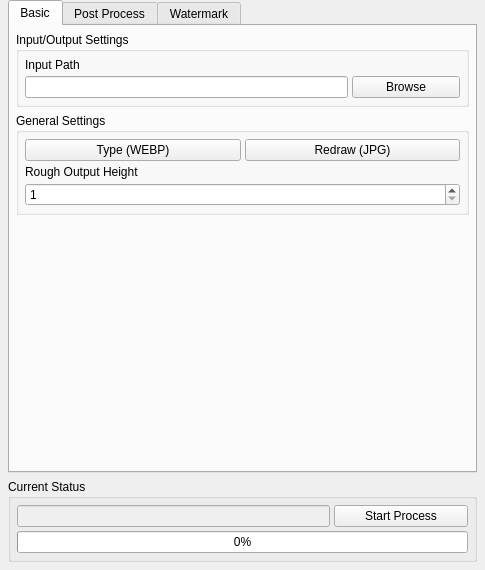
<?xml version="1.0" encoding="UTF-8"?>
<ui version="4.0">
 <class>SmartStitchWindow</class>
 <widget class="QMainWindow" name="SmartStitchWindow">
  <property name="geometry">
   <rect>
    <x>0</x>
    <y>0</y>
    <width>485</width>
    <height>435</height>
   </rect>
  </property>
  <property name="windowTitle">
    <string>MedStitch</string>
  </property>
  <property name="windowIcon">
   <iconset>
    <normaloff>../assets/SmartStitchLogo.png</normaloff>../assets/SmartStitchLogo.png</iconset>
  </property>
  <widget class="QWidget" name="centralwidget">
   <layout class="QVBoxLayout" name="verticalLayout">
    <property name="leftMargin">
     <number>8</number>
    </property>
    <property name="topMargin">
     <number>0</number>
    </property>
    <property name="rightMargin">
     <number>8</number>
    </property>
    <property name="bottomMargin">
     <number>8</number>
    </property>
    <item>
     <widget class="QTabWidget" name="mainTabWidget">
      <property name="currentIndex">
       <number>0</number>
      </property>
      <widget class="QWidget" name="mainTab">
       <attribute name="title">
        <string>Basic</string>
       </attribute>
       <layout class="QVBoxLayout" name="verticalLayout_3">
        <property name="leftMargin">
         <number>6</number>
        </property>
        <property name="topMargin">
         <number>6</number>
        </property>
        <property name="rightMargin">
         <number>6</number>
        </property>
        <property name="bottomMargin">
         <number>6</number>
        </property>
        <item>
         <widget class="QGroupBox" name="browseGroupBox">
          <property name="title">
           <string>Input/Output Settings</string>
          </property>
          <layout class="QVBoxLayout" name="verticalLayout_2">
           <property name="spacing">
            <number>4</number>
           </property>
           <property name="leftMargin">
            <number>6</number>
           </property>
           <property name="topMargin">
            <number>6</number>
           </property>
           <property name="rightMargin">
            <number>6</number>
           </property>
           <property name="bottomMargin">
            <number>6</number>
           </property>
           <item>
            <widget class="QLabel" name="inputLabel">
             <property name="text">
              <string>Input Path</string>
             </property>
            </widget>
           </item>
           <item>
            <layout class="QHBoxLayout" name="horizontalLayout" stretch="3,1">
             <item>
              <widget class="QLineEdit" name="inputField"/>
             </item>
             <item>
              <widget class="QPushButton" name="browseButton">
               <property name="text">
                <string>Browse</string>
               </property>
              </widget>
             </item>
            </layout>
           </item>
          </layout>
         </widget>
        </item>
        <item>
         <widget class="QGroupBox" name="generalGroupBox">
          <property name="title">
           <string>General Settings</string>
          </property>
          <layout class="QVBoxLayout" name="verticalLayout_5">
           <property name="spacing">
            <number>4</number>
           </property>
           <property name="leftMargin">
            <number>6</number>
           </property>
           <property name="topMargin">
            <number>6</number>
           </property>
           <property name="rightMargin">
            <number>6</number>
           </property>
           <property name="bottomMargin">
            <number>6</number>
           </property>
           <item>
            <layout class="QHBoxLayout" name="presetButtonsLayout" stretch="1,1">
             <property name="bottomMargin">
              <number>0</number>
             </property>
             <item>
              <widget class="QPushButton" name="typeButton">
               <property name="text">
                <string>Type (WEBP)</string>
               </property>
              </widget>
             </item>
             <item>
              <widget class="QPushButton" name="redrawButton">
               <property name="text">
                <string>Redraw (JPG)</string>
               </property>
              </widget>
             </item>
            </layout>
           </item>
           <item>
            <widget class="QLabel" name="heightLabel">
             <property name="text">
              <string>Rough Output Height</string>
             </property>
            </widget>
           </item>
           <item>
            <widget class="QSpinBox" name="heightField">
             <property name="minimum">
              <number>1</number>
             </property>
             <property name="maximum">
              <number>999999999</number>
             </property>
            </widget>
           </item>
          </layout>
         </widget>
        </item>
        <item>
         <spacer name="verticalSpacer">
          <property name="orientation">
           <enum>Qt::Vertical</enum>
          </property>
          <property name="sizeHint" stdset="0">
           <size>
            <width>20</width>
            <height>40</height>
           </size>
          </property>
         </spacer>
        </item>
       </layout>
      </widget>
      <widget class="QWidget" name="postProcessTab">
       <attribute name="title">
        <string>Post Process</string>
       </attribute>
       <layout class="QVBoxLayout" name="postProcessVerticalLayout">
        <property name="leftMargin">
         <number>6</number>
        </property>
        <property name="topMargin">
         <number>6</number>
        </property>
        <property name="rightMargin">
         <number>6</number>
        </property>
        <property name="bottomMargin">
         <number>6</number>
        </property>
        <item>
         <widget class="QGroupBox" name="postProcessGroupBox">
          <property name="title">
           <string>Post Process Settings</string>
          </property>
          <layout class="QVBoxLayout" name="verticalLayout_7">
           <property name="spacing">
            <number>4</number>
           </property>
           <property name="leftMargin">
            <number>6</number>
           </property>
           <property name="topMargin">
            <number>6</number>
           </property>
           <property name="rightMargin">
            <number>6</number>
           </property>
           <property name="bottomMargin">
            <number>6</number>
           </property>
           <item>
            <widget class="QCheckBox" name="runProcessCheckbox">
             <property name="text">
              <string>Ativar pós-processamento (Waifu2x)</string>
             </property>
            </widget>
           </item>
           <item>
            <widget class="QCheckBox" name="runComicZipCheckbox">
             <property name="text">
              <string>Zipar após o pós-processamento</string>
             </property>
            </widget>
           </item>
           <item>
            <widget class="QCheckBox" name="parallelProcessingCheckbox">
             <property name="text">
              <string>Processar subpastas em paralelo</string>
             </property>
            </widget>
           </item>
           <item>
            <layout class="QHBoxLayout" name="waifuButtonsLayout" stretch="1,1">
             <property name="bottomMargin">
              <number>0</number>
             </property>
             <item>
              <widget class="QPushButton" name="installWaifu2xButton">
               <property name="text">
                <string>Instalar Waifu2X</string>
               </property>
              </widget>
             </item>
             <item>
              <widget class="QPushButton" name="repairWaifu2xButton">
               <property name="text">
                <string>Reparar Waifu2X</string>
               </property>
              </widget>
             </item>
            </layout>
           </item>
           <item>
            <layout class="QHBoxLayout" name="contextMenuButtonsLayout" stretch="1,1">
             <property name="bottomMargin">
              <number>0</number>
             </property>
             <item>
              <widget class="QPushButton" name="installContextMenuButton">
               <property name="text">
                  <string>Adicionar MedStitch ao botão direito</string>
               </property>
              </widget>
             </item>
             <item>
              <widget class="QPushButton" name="removeContextMenuButton">
               <property name="text">
                  <string>Remover MedStitch do botão direito</string>
               </property>
              </widget>
             </item>
            </layout>
           </item>
             <item>
              <layout class="QHBoxLayout" name="appActionsLayout">
               <item>
                <widget class="QPushButton" name="updateAppButton">
                 <property name="text">
                  <string>Verificar Atualizacao do App</string>
                 </property>
                </widget>
               </item>
              </layout>
             </item>
          </layout>
         </widget>
        </item>
        <item>
         <widget class="QTextEdit" name="processConsoleField">
          <property name="enabled">
           <bool>true</bool>
          </property>
          <property name="sizeAdjustPolicy">
           <enum>QAbstractScrollArea::AdjustToContents</enum>
          </property>
          <property name="readOnly">
           <bool>true</bool>
          </property>
         </widget>
        </item>
       </layout>
      </widget>
      <widget class="QWidget" name="watermarkTab">
       <attribute name="title">
        <string>Watermark</string>
       </attribute>
       <layout class="QVBoxLayout" name="watermarkVerticalLayout">
        <property name="leftMargin">
         <number>6</number>
        </property>
        <property name="topMargin">
         <number>6</number>
        </property>
        <property name="rightMargin">
         <number>6</number>
        </property>
        <property name="bottomMargin">
         <number>6</number>
        </property>
        <item>
         <widget class="QGroupBox" name="watermarkFullpageGroupBox">
          <property name="title">
           <string>Marca d'água de Página Inteira</string>
          </property>
          <layout class="QVBoxLayout" name="wmFullpageLayout">
           <property name="spacing">
            <number>4</number>
           </property>
           <item>
            <widget class="QCheckBox" name="watermarkFullpageEnabledCheckbox">
             <property name="text">
              <string>Marca d'água de Página Inteira (em blocos uniformes)</string>
             </property>
            </widget>
           </item>
           <item>
            <layout class="QHBoxLayout" name="wmFullpagePathLayout">
             <item>
              <widget class="QLineEdit" name="watermarkFullpagePathField">
               <property name="placeholderText">
                <string>Imagens de página inteira (separados por ;)</string>
               </property>
              </widget>
             </item>
             <item>
              <widget class="QPushButton" name="browseWatermarkFullpageButton">
               <property name="text">
                <string>...</string>
               </property>
               <property name="maximumSize">
                <size>
                 <width>40</width>
                 <height>16777215</height>
                </size>
               </property>
              </widget>
             </item>
            </layout>
           </item>
           <item>
            <layout class="QHBoxLayout" name="wmFullpageThresholdLayout">
             <item>
              <widget class="QLabel" name="wmFullpageThresholdLabel">
               <property name="text">
                <string>Threshold (uniformidade):</string>
               </property>
               <property name="toolTip">
                <string>Define o quão uniforme uma área precisa ser para receber a marca d'água.
Valores mais baixos (ex: 150) = aceita áreas com mais variação de cor
Valores mais altos (ex: 230) = só aceita áreas muito uniformes (quase totalmente brancas/pretas)
Recomendado: 200</string>
               </property>
              </widget>
             </item>
             <item>
              <widget class="QSpinBox" name="watermarkFullpageThresholdSpin">
               <property name="toolTip">
                <string>Define o quão uniforme uma área precisa ser para receber a marca d'água.
Valores mais baixos (ex: 150) = aceita áreas com mais variação de cor
Valores mais altos (ex: 230) = só aceita áreas muito uniformes (quase totalmente brancas/pretas)
Recomendado: 200</string>
               </property>
               <property name="minimum">
                <number>0</number>
               </property>
               <property name="maximum">
                <number>255</number>
               </property>
               <property name="value">
                <number>200</number>
               </property>
              </widget>
             </item>
             <item>
              <widget class="QLabel" name="wmFullpageMaxLabel">
               <property name="text">
                <string>Máx por página:</string>
               </property>
              </widget>
             </item>
             <item>
              <widget class="QSpinBox" name="watermarkFullpageMaxSpin">
               <property name="minimum">
                <number>0</number>
               </property>
               <property name="maximum">
                <number>999</number>
               </property>
               <property name="value">
                <number>1</number>
               </property>
              </widget>
             </item>
            </layout>
           </item>
           <item>
            <layout class="QHBoxLayout" name="wmFullpageInsertLayout">
             <item>
              <widget class="QCheckBox" name="watermarkFullpageInsertModeCheckbox">
               <property name="text">
                <string>Modo inserção (cortar e inserir)</string>
               </property>
               <property name="toolTip">
                <string>Se ativado, a marca d'água será inserida cortando a imagem no meio da área uniforme.
Se desativado, a marca d'água será sobreposta na imagem sem alterar o tamanho.</string>
               </property>
               <property name="checked">
                <bool>true</bool>
               </property>
              </widget>
             </item>
             <item>
              <widget class="QLabel" name="wmFullpageMinAreaLabel">
               <property name="text">
                <string>Altura mín. da área:</string>
               </property>
               <property name="toolTip">
                <string>Altura mínima (em pixels) que uma área uniforme precisa ter para receber a marca d'água.
Exemplo: Se a marca d'água tem 150px e este valor é 400px, só áreas uniformes com 400px+ receberão a marca.</string>
               </property>
              </widget>
             </item>
             <item>
              <widget class="QSpinBox" name="watermarkFullpageMinAreaSpin">
               <property name="toolTip">
                <string>Altura mínima (em pixels) que uma área uniforme precisa ter para receber a marca d'água.
Exemplo: Se a marca d'água tem 150px e este valor é 400px, só áreas uniformes com 400px+ receberão a marca.</string>
               </property>
               <property name="minimum">
                <number>100</number>
               </property>
               <property name="maximum">
                <number>2000</number>
               </property>
               <property name="value">
                <number>400</number>
               </property>
              </widget>
             </item>
            </layout>
           </item>
          </layout>
         </widget>
        </item>
        <item>
         <widget class="QGroupBox" name="watermarkOverlayGroupBox">
          <property name="title">
           <string>Marca d'água de Sobreposição</string>
          </property>
          <layout class="QVBoxLayout" name="wmOverlayLayout">
           <property name="spacing">
            <number>4</number>
           </property>
           <item>
            <widget class="QCheckBox" name="watermarkOverlayEnabledCheckbox">
             <property name="text">
              <string>Marca d'água de Sobreposição (menor, com transparência)</string>
             </property>
            </widget>
           </item>
           <item>
            <layout class="QHBoxLayout" name="wmOverlayPathLayout">
             <item>
              <widget class="QLineEdit" name="watermarkOverlayPathField">
               <property name="placeholderText">
                <string>Imagens de sobreposição (separados por ;)</string>
               </property>
              </widget>
             </item>
             <item>
              <widget class="QPushButton" name="browseWatermarkOverlayButton">
               <property name="text">
                <string>...</string>
               </property>
               <property name="maximumSize">
                <size>
                 <width>40</width>
                 <height>16777215</height>
                </size>
               </property>
              </widget>
             </item>
            </layout>
           </item>
           <item>
            <layout class="QHBoxLayout" name="wmOverlayAdvancedLayout">
             <item>
              <widget class="QLabel" name="wmOverlayPositionLabel">
               <property name="text">
                <string>Posição:</string>
               </property>
              </widget>
             </item>
             <item>
              <widget class="QComboBox" name="watermarkOverlayPositionCombo">
               <item>
                <property name="text">
                 <string>Automático</string>
                </property>
               </item>
               <item>
                <property name="text">
                 <string>Superior esquerdo</string>
                </property>
               </item>
               <item>
                <property name="text">
                 <string>Superior direito</string>
                </property>
               </item>
               <item>
                <property name="text">
                 <string>Inferior esquerdo</string>
                </property>
               </item>
               <item>
                <property name="text">
                 <string>Inferior direito</string>
                </property>
               </item>
               <item>
                <property name="text">
                 <string>Centro</string>
                </property>
               </item>
              </widget>
             </item>
             <item>
              <widget class="QLabel" name="wmOverlayOpacityLabel">
               <property name="text">
                <string>Opacidade (%):</string>
               </property>
              </widget>
             </item>
             <item>
              <widget class="QSpinBox" name="watermarkOverlayOpacitySpin">
               <property name="minimum">
                <number>0</number>
               </property>
               <property name="maximum">
                <number>100</number>
               </property>
               <property name="value">
                <number>80</number>
               </property>
              </widget>
             </item>
            </layout>
           </item>
           <item>
            <layout class="QHBoxLayout" name="wmOverlayAdvancedLayout2">
             <item>
              <widget class="QLabel" name="wmOverlayScaleLabel">
               <property name="text">
                <string>Escala (% largura):</string>
               </property>
              </widget>
             </item>
             <item>
              <widget class="QSpinBox" name="watermarkOverlayScaleSpin">
               <property name="minimum">
                <number>5</number>
               </property>
               <property name="maximum">
                <number>100</number>
               </property>
               <property name="value">
                <number>50</number>
               </property>
              </widget>
             </item>
             <item>
              <widget class="QLabel" name="wmOverlayMaxLabel">
               <property name="text">
                <string>Máx por página:</string>
               </property>
              </widget>
             </item>
             <item>
              <widget class="QSpinBox" name="watermarkOverlayMaxSpin">
               <property name="minimum">
                <number>0</number>
               </property>
               <property name="maximum">
                <number>999</number>
               </property>
               <property name="value">
                <number>1</number>
               </property>
              </widget>
             </item>
            </layout>
           </item>
          </layout>
         </widget>
        </item>
        <item>
         <widget class="QGroupBox" name="watermarkHeaderFooterGroupBox">
          <property name="title">
           <string>Header / Footer</string>
          </property>
          <layout class="QVBoxLayout" name="wmHFLayout">
           <property name="spacing">
            <number>4</number>
           </property>
           <item>
            <widget class="QCheckBox" name="watermarkHeaderEnabledCheckbox">
             <property name="text">
              <string>Adicionar header (primeira imagem)</string>
             </property>
            </widget>
           </item>
           <item>
            <layout class="QHBoxLayout" name="wmHeaderPathLayout">
             <item>
              <widget class="QLineEdit" name="watermarkHeaderPathField">
               <property name="placeholderText">
                <string>Caminhos dos headers (separados por ;)</string>
               </property>
              </widget>
             </item>
             <item>
              <widget class="QPushButton" name="browseWatermarkHeaderButton">
               <property name="text">
                <string>...</string>
               </property>
               <property name="maximumSize">
                <size>
                 <width>40</width>
                 <height>16777215</height>
                </size>
               </property>
              </widget>
             </item>
            </layout>
           </item>
           <item>
            <widget class="QCheckBox" name="watermarkFooterEnabledCheckbox">
             <property name="text">
              <string>Adicionar footer (última imagem)</string>
             </property>
            </widget>
           </item>
           <item>
            <layout class="QHBoxLayout" name="wmFooterPathLayout">
             <item>
              <widget class="QLineEdit" name="watermarkFooterPathField">
               <property name="placeholderText">
                <string>Caminhos dos footers (separados por ;)</string>
               </property>
              </widget>
             </item>
             <item>
              <widget class="QPushButton" name="browseWatermarkFooterButton">
               <property name="text">
                <string>...</string>
               </property>
               <property name="maximumSize">
                <size>
                 <width>40</width>
                 <height>16777215</height>
                </size>
               </property>
              </widget>
             </item>
            </layout>
           </item>
          </layout>
         </widget>
        </item>
        <item>
         <spacer name="watermarkVerticalSpacer">
          <property name="orientation">
           <enum>Qt::Vertical</enum>
          </property>
          <property name="sizeHint" stdset="0">
           <size>
            <width>20</width>
            <height>40</height>
           </size>
          </property>
         </spacer>
        </item>
       </layout>
      </widget>
     </widget>
    </item>
    <item>
     <widget class="QGroupBox" name="ActionGroupBox">
      <property name="title">
       <string>Current Status</string>
      </property>
      <layout class="QVBoxLayout" name="verticalLayout_4">
       <property name="spacing">
        <number>4</number>
       </property>
       <property name="leftMargin">
        <number>6</number>
       </property>
       <property name="topMargin">
        <number>6</number>
       </property>
       <property name="rightMargin">
        <number>6</number>
       </property>
       <property name="bottomMargin">
        <number>6</number>
       </property>
       <item>
        <layout class="QHBoxLayout" name="horizontalLayout_2" stretch="7,3">
         <property name="sizeConstraint">
          <enum>QLayout::SetDefaultConstraint</enum>
         </property>
         <property name="leftMargin">
          <number>0</number>
         </property>
         <property name="bottomMargin">
          <number>0</number>
         </property>
         <item>
          <widget class="QLineEdit" name="statusField">
           <property name="enabled">
            <bool>false</bool>
           </property>
           <property name="sizePolicy">
            <sizepolicy hsizetype="Expanding" vsizetype="Minimum">
             <horstretch>0</horstretch>
             <verstretch>0</verstretch>
            </sizepolicy>
           </property>
          </widget>
         </item>
         <item>
          <widget class="QPushButton" name="startProcessButton">
           <property name="text">
            <string>Start Process</string>
           </property>
           <property name="default">
            <bool>false</bool>
           </property>
           <property name="flat">
            <bool>false</bool>
           </property>
          </widget>
         </item>
        </layout>
       </item>
       <item>
        <widget class="QProgressBar" name="statusProgressBar">
         <property name="value">
          <number>0</number>
         </property>
         <property name="textVisible">
          <bool>true</bool>
         </property>
        </widget>
       </item>
      </layout>
     </widget>
    </item>
   </layout>
  </widget>
 </widget>
 <resources/>
 <connections/>
</ui>
